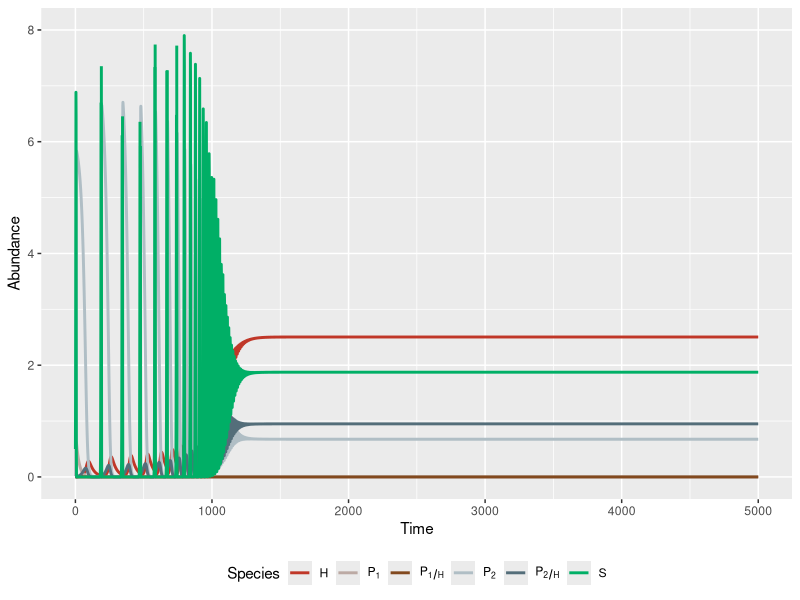
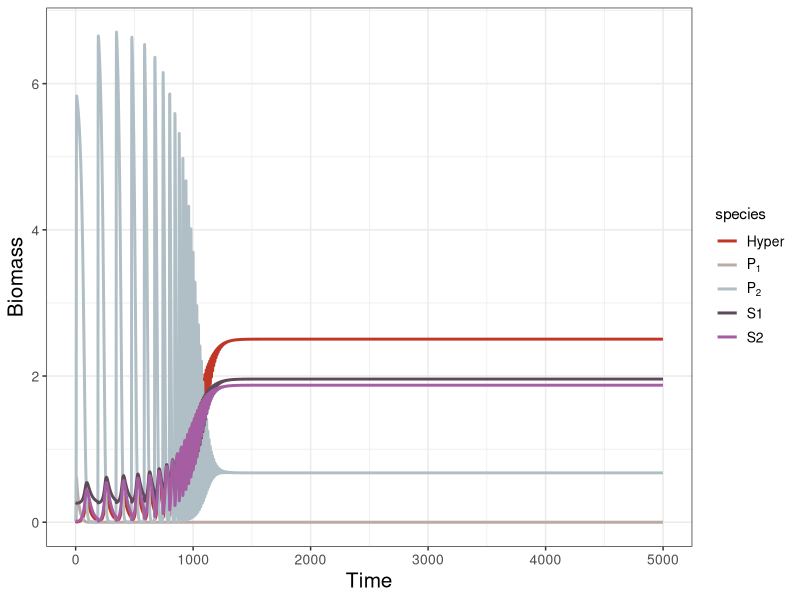
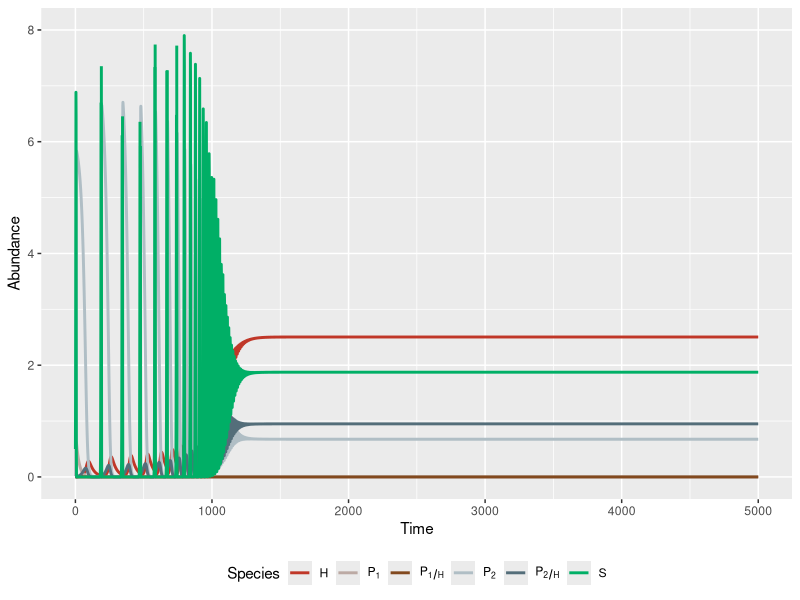
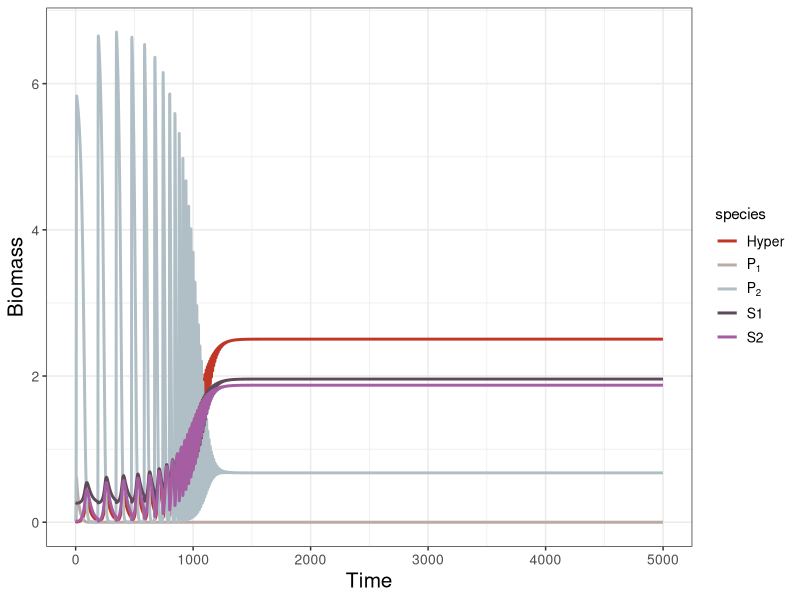

Source code (R) for these figures, in order:
library(deSolve)
library(tidyverse)

### Build up Mechanism 2 ----
M2 <- function(times, state, parms) {
  with(as.list(c(state, parms)), {
    dH_dt = (h1 * o1 * P1H) + (h2 * o2 * P2H) - (c1 * b1 * P1 + c2 * b2 * P2) * H - (d * H)
    dP1H_dt = (b1 * P1 * H) + DL * (e1H * psi1 * a1 * P1H * S) - (o1 + m1) * P1H
    dP2H_dt = (b2 * P2 * H) + DL * (e2H * psi2 * a2 * P2H * S) - (o2 + m2) * P2H
    dP1_dt = (e1 * a1 * P1) * S - (b1 * P1) * H + (1 - DL) * (e1H * psi1 * a1 * P1H * S) - m1 * P1
    dP2_dt = (e2 * a2 * P2) * S - (b2 * P2) * H + (1 - DL) * (e2H * psi2 * a2 * P2H * S) - m2 * P2
    dS_dt = (r * S * (1-S/K) - (a1 * P1 + a2 * P2 + psi1 * a1 * P1H + psi2 * a2 * P2H) * S)# * epsilon
    return(list(c(dH_dt, dP1H_dt, dP2H_dt, dP1_dt, dP2_dt, dS_dt)))
  })
}

# with(as.list(c(parms, state)), {
#   (h1*o1*P1H + h2*o2*P2H) / (c1*b1*P1 + c2*b2*P2 + d)
# })

### Model parameters ----
times <- seq(0, 5000, by = 0.1)
#state <- c(H = 0.7258128, P1H = 0.3909225, P2H = 0, P1 = 2.2271095, P2 = 60, S = 0.8368879)
state <- c(H = 0.5, P1H = 0, P2H = 0, P1 = 0.01, P2 = 0.01, S = 0.5) #ini_1 (P1win)
state <- c(H = 0.01, P1H = 0, P2H = 0, P1 = 0.01, P2 = 0.01, S = 0.5) #ini_2 (P2win)

#Change alpha and beta--
parms <- c(epsilon = 1,
           r = 1, K = 10,
           a1 = 0.35, a2 = 0.5, psi1 = 1, psi2 = 1, e1 = 0.5, e2 = 0.5,
           b1 = 0.2, b2 = 0.45, m1 = 0.045, m2 = 0.001, e1H = 0.5, e2H = 0.5,
           o1 = 0.8, o2 = 0.8, h1 = 1, h2 = 1, c1 = 0.9, c2 = 0.9, d = 0.03, DL = 0) #h

### Model application ----
pop_size = ode(func = M2, times = times, y = state, parms = parms)

tail(pop_size)
sd(pop_size[(nrow(pop_size)-round(length(times)*0.35)):nrow(pop_size),"S"]) > 1e-8
### Plot the result ----
## Plotting
pop_size %>%
  as.data.frame() %>%
  filter(time %% 1 == 0) %>%
  #filter(time < 2000) %>%
  pivot_longer(cols = c("H", "P1H", "P2H", "P1", "P2", "S"), #"H", "P1H", "P2H", "P1", "P2", "S" 
             names_to = "species", values_to = "biomass") %>%
  ggplot(mapping = aes(x = time, y = biomass, color = species)) +
  labs(x = "Time", y = "Abundance") + #title = expression(P[1]~"win") paste0("r =", parms["r"])) expression(α[1] == 0.35)+ #title = expression(α[1] == 0.35 ~","~ β[1] == 0.2 ) title = expression(P[1[0]] == 1
  geom_line(lwd = 1) +
  #geom_hline(yintercept = 0.05683562, color = "black", linetype = "dashed", linewidth = 1) +
  scale_y_continuous(limits = c(0, 8))+
  scale_colour_manual("Species", labels = c("H" = "H", "P1" = expression(P[1]), "P1H" = expression(P[1/H]), "P2" = expression(P[2]), "P2H" = expression(P[2/H]), "S" = "S"),
                      values = c("H" = "#C03728", "P1" = "#BCAAA4", "P1H" = "#82491E",
                                 "P2" = "#B0BEC5", "P2H" = "#546E7A", "S" = "#00AF66"))+
                        guides(color = guide_legend(nrow = 1)) +
                        theme(legend.position = "bottom", 
                              legend.box = "horizontal")

ggsave("ESJ ini_2 ECorE2H P2wins.png", width = 20, height = 11.25, units = "cm", dpi = 800)
View(pop_size)
sd(pop_size[(nrow(pop_size)-round(length(times)*0.35)):nrow(pop_size),"S"]) > 1e-8

# ### Plotting the per capita growth rate----
# pop_size %>%
#   as.data.frame() %>%
#   filter(time %% 1 == 0) %>%
#   #filter(time > 100) %>%
#   #View()
#   pivot_longer(cols = c("per_H", "per_P1H", "per_P2H", "per_P1", "per_P2", "per_S"),
#                #"H", "P1H", "P2H", "P1", "P2", "S"
#                #"per_H", "per_P1H", "per_P2H", "per_P1", "per_P2", "per_S"
#                names_to = "species", values_to = "rate") %>%
#   #filter(species == c("H","S")) %>%
#   ggplot(mapping = aes(x = time, y = rate, color = species)) +
#   labs(x = "Time", y = "Rate", title = expression(m[1] < m[2])) +  #paste0("r =", parms["r"]))
#   geom_line(lwd = 1) +
#   scale_colour_manual(labels = c("per_H" = expression(r[H]), "per_P1H" = expression(r[P[1/H]]),
#                                  "per_P2H" = expression(r[P[2/H]]) , "per_P1" = expression(r[P[1]]),
#                                  "per_P2" = expression(r[P[2]]), "per_S" = expression(r[S])),
#                       values = c('per_H' = "#C03728", 'per_P1H' = "#82491E",
#                                  'per_P2H' = "#546E7A", 'per_P1' = "#BCAAA4",
#                                  'per_P2' = "#B0BEC5", 'per_S' = "#00AF66"))
# 


## Theme setting
A = 
  theme_bw()+
  theme(
    plot.title = element_text(hjust = 0.5, size = 20),
    axis.text.x = element_text(size = 10),
    axis.text.y = element_text(size = 10),
    axis.title.x = element_text(size = 15),
    axis.title.y = element_text(size = 15),
    legend.text = element_text(size = 10),
    legend.text.align = 0,
    strip.text = element_text(size = 12),
    strip.background = element_blank()
    )
theme_set(A)


### Calculate the S* of each time step----
pop_size =
  pop_size %>%
  as.data.frame() %>%
  mutate(
       S2 = with(as.list(parms), {
         ((b2 * H + m2) * (m2 + o2))/ (e2 * a2 * (m2 + o2) + e2H * psi2 * a2 * b2 * H)}),
       S1 = with(as.list(parms), {
         ((b1 * H + m1) * (m1 + o1))/ (e1 * a1 * (m1 + o1) + e1H * psi1 * a1 * b1 * H)})
       )

## Plotting
pop_size %>%
  as.data.frame() %>%
  filter(time %% 1 == 0) %>%
  filter(time < 5000) %>%
  #View()
  pivot_longer(cols = c("H", "P1", "P2", "S1", "S2" ), #"H", "P1H", "P2H", "P1", "P2", "S" 
               names_to = "species", values_to = "biomass") %>%
  #filter(species == c("H","S")) %>%
  ggplot(mapping = aes(x = time, y = biomass, color = species)) +
  labs(x = "Time", y = "Biomass") +  #, title = expression(P[1]~"win") paste0("r =", parms["r"])) expression(α[1] == 0.35)
  geom_line(lwd = 1) +
  #geom_hline(yintercept = 0.133791930, color = "black", linetype = "dashed", size = 1) +
  scale_colour_manual(labels = c("H" = "Hyper", "P1" = expression(P[1]), "P1H" = expression(P[1/H]), "P2" = expression(P[2]), "P2H" = expression(P[2/H]), "S" = "Host"),
                      values = c("H" = "#C03728", "P1" = "#BCAAA4", "P1H" = "#82491E",
                                 "P2" = "#B0BEC5", "P2H" = "#546E7A", "S" = "#00AF66",
                                 "S1" = "#5e4a59", "S2" = "#a45ea1"))

tail(pop_size)
ggsave("m2 00536 sStar.png", width = 20, height = 11.25, units = "cm", dpi = 800)
